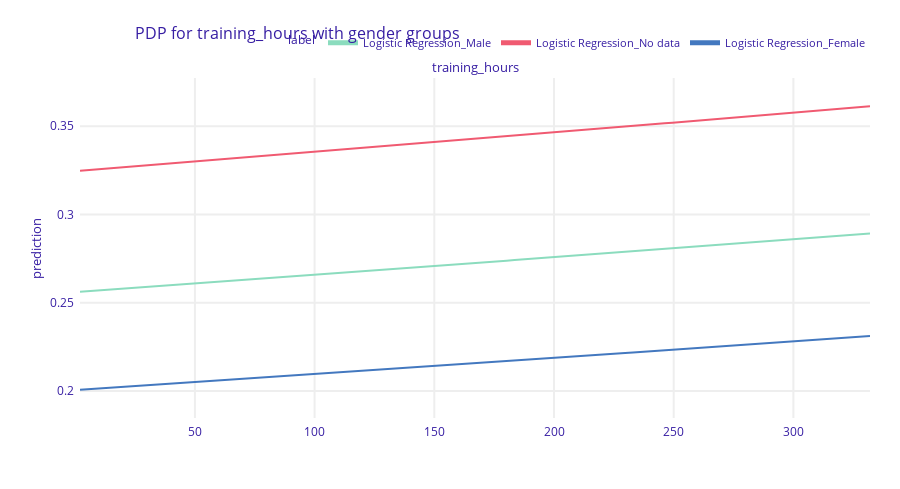

Notebook source saved alongside this figure:
### Code cell
X_train['gender_text'] = X_train['training_hours'].map({'Female': 0, 'Male': 1, 'No data': 2, 'Other': 3})

# Użycie tej kolumny do grupowania
pdp_age_gender = exp.model_profile(variables=['training_hours'], groups='gender')
pdp_age_gender.plot(title="PDP for training_hours with gender groups")

### Figure 1 — Plotly figure (JSON) as saved in the notebook; plotly's stock layout.template omitted (floating-point values rounded to 4 significant figures; data arrays with more than 128 entries replaced by an {"elided": "..."} marker saying what was removed)
{"data": [{"customdata": {"elided": "101x3 mixed values"}, "hovertemplate": "<b>%{hovertext}</b><br><br>prediction=%{y:.3f}<br>mean_prediction=%{customdata[0]:.3f}<extra></extra>", "hovertext": ["Logistic Regression_Male", "Logistic Regression_Male", "Logistic Regression_Male", "Logistic Regression_Male", "Logistic Regression_Male", "Logistic Regression_Male", "Logistic Regression_Male", "Logistic Regression_Male", "Logistic Regression_Male", "Logistic Regression_Male", "Logistic Regression_Male", "Logistic Regression_Male", "Logistic Regression_Male", "Logistic Regression_Male", "Logistic Regression_Male", "Logistic Regression_Male", "Logistic Regression_Male", "Logistic Regression_Male", "Logistic Regression_Male", "Logistic Regression_Male", "Logistic Regression_Male", "Logistic Regression_Male", "Logistic Regression_Male", "Logistic Regression_Male", "Logistic Regression_Male", "Logistic Regression_Male", "Logistic Regression_Male", "Logistic Regression_Male", "Logistic Regression_Male", "Logistic Regression_Male", "Logistic Regression_Male", "Logistic Regression_Male", "Logistic Regression_Male", "Logistic Regression_Male", "Logistic Regression_Male", "Logistic Regression_Male", "Logistic Regression_Male", "Logistic Regression_Male", "Logistic Regression_Male", "Logistic Regression_Male", "Logistic Regression_Male", "Logistic Regression_Male", "Logistic Regression_Male", "Logistic Regression_Male", "Logistic Regression_Male", "Logistic Regression_Male", "Logistic Regression_Male", "Logistic Regression_Male", "Logistic Regression_Male", "Logistic Regression_Male", "Logistic Regression_Male", "Logistic Regression_Male", "Logistic Regression_Male", "Logistic Regression_Male", "Logistic Regression_Male", "Logistic Regression_Male", "Logistic Regression_Male", "Logistic Regression_Male", "Logistic Regression_Male", "Logistic Regression_Male", "Logistic Regression_Male", "Logistic Regression_Male", "Logistic Regression_Male", "Logistic Regression_Male", "Logistic Regression_Male", "Logistic Regression_Male", "Logistic Regression_Male", "Logistic Regression_Male", "Logistic Regression_Male", "Logistic Regression_Male", "Logistic Regression_Male", "Logistic Regression_Male", "Logistic Regression_Male", "Logistic Regression_Male", "Logistic Regression_Male", "Logistic Regression_Male", "Logistic Regression_Male", "Logistic Regression_Male", "Logistic Regression_Male", "Logistic Regression_Male", "Logistic Regression_Male", "Logistic Regression_Male", "Logistic Regression_Male", "Logistic Regression_Male", "Logistic Regression_Male", "Logistic Regression_Male", "Logistic Regression_Male", "Logistic Regression_Male", "Logistic Regression_Male", "Logistic Regression_Male", "Logistic Regression_Male", "Logistic Regression_Male", "Logistic Regression_Male", "Logistic Regression_Male", "Logistic Regression_Male", "Logistic Regression_Male", "Logistic Regression_Male", "Logistic Regression_Male", "Logistic Regression_Male", "Logistic Regression_Male", "Logistic Regression_Male"], "legendgroup": "Logistic Regression_Male", "line": {"color": "#8bdcbe", "dash": "solid", "width": 2}, "marker": {"symbol": "circle"}, "mode": "lines", "name": "Logistic Regression_Male", "opacity": 1, "orientation": "v", "showlegend": true, "type": "scatter", "x": [2, 5.3, 8.6, 11.9, 15.2, 18.5, 21.8, 25.1, 28.4, 31.7, 35, 38.3, 41.6, 44.9, 48.2, 51.5, 54.8, 58.1, 61.4, 64.7, 68, 71.3, 74.6, 77.9, 81.2, 84.5, 87.8, 91.1, 94.4, 97.7, 101, 104.3, 107.6, 110.9, 114.2, 117.5, 120.8, 124.1, 127.4, 130.7, 134, 137.3, 140.6, 143.9, 147.2, 150.5, 153.8, 157.1, 160.4, 163.7, 167, 170.3, 173.6, 176.9, 180.2, 183.5, 186.8, 190.1, 193.4, 196.7, 200, 203.3, 206.6, 209.9, 213.2, 216.5, 219.8, 223.1, 226.4, 229.7, 233, 236.3, 239.6, 242.9, 246.2, 249.5, 252.8, 256.1, 259.4, 262.7, 266, 269.3, 272.6, 275.9, 279.2, 282.5, 285.8, 289.1, 292.4, 295.7, 299, 302.3, 305.6, 308.9, 312.2, 315.5, 318.8, 322.1, 325.4, 328.7, 332], "xaxis": "x", "y": [0.2563, 0.2566, 0.2569, 0.2572, 0.2575, 0.2578, 0.2582, 0.2585, 0.2588, 0.2591, 0.2595, 0.2598, 0.2601, 0.2604, 0.2607, 0.2611, 0.2614, 0.2617, 0.262, 0.2624, 0.2627, 0.263, 0.2633, 0.2636, 0.264, 0.2643, 0.2646, 0.2649, 0.2653, 0.2656, 0.2659, 0.2662, 0.2666, 0.2669, 0.2672, 0.2676, 0.2679, 0.2682, 0.2685, 0.2689, 0.2692, 0.2695, 0.2698, 0.2702, 0.2705, 0.2708, 0.2712, 0.2715, 0.2718, 0.2722, 0.2725, 0.2728, 0.2731, 0.2735, 0.2738, 0.2741, 0.2745, 0.2748, 0.2751, 0.2755, 0.2758, 0.2761, 0.2765, 0.2768, 0.2771, 0.2775, 0.2778, 0.2781, 0.2785, 0.2788, 0.2791, 0.2795, 0.2798, 0.2801, 0.2805, 0.2808, 0.2811, 0.2815, 0.2818, 0.2822, 0.2825, 0.2828, 0.2832, 0.2835, 0.2838, 0.2842, 0.2845, 0.2849, 0.2852, 0.2855, 0.2859, 0.2862, 0.2866, 0.2869, 0.2872, 0.2876, 0.2879, 0.2883, 0.2886, 0.2889, 0.2893], "yaxis": "y"}, {"customdata": {"elided": "101x3 mixed values"}, "hovertemplate": "<b>%{hovertext}</b><br><br>prediction=%{y:.3f}<br>mean_prediction=%{customdata[0]:.3f}<extra></extra>", "hovertext": ["Logistic Regression_No data", "Logistic Regression_No data", "Logistic Regression_No data", "Logistic Regression_No data", "Logistic Regression_No data", "Logistic Regression_No data", "Logistic Regression_No data", "Logistic Regression_No data", "Logistic Regression_No data", "Logistic Regression_No data", "Logistic Regression_No data", "Logistic Regression_No data", "Logistic Regression_No data", "Logistic Regression_No data", "Logistic Regression_No data", "Logistic Regression_No data", "Logistic Regression_No data", "Logistic Regression_No data", "Logistic Regression_No data", "Logistic Regression_No data", "Logistic Regression_No data", "Logistic Regression_No data", "Logistic Regression_No data", "Logistic Regression_No data", "Logistic Regression_No data", "Logistic Regression_No data", "Logistic Regression_No data", "Logistic Regression_No data", "Logistic Regression_No data", "Logistic Regression_No data", "Logistic Regression_No data", "Logistic Regression_No data", "Logistic Regression_No data", "Logistic Regression_No data", "Logistic Regression_No data", "Logistic Regression_No data", "Logistic Regression_No data", "Logistic Regression_No data", "Logistic Regression_No data", "Logistic Regression_No data", "Logistic Regression_No data", "Logistic Regression_No data", "Logistic Regression_No data", "Logistic Regression_No data", "Logistic Regression_No data", "Logistic Regression_No data", "Logistic Regression_No data", "Logistic Regression_No data", "Logistic Regression_No data", "Logistic Regression_No data", "Logistic Regression_No data", "Logistic Regression_No data", "Logistic Regression_No data", "Logistic Regression_No data", "Logistic Regression_No data", "Logistic Regression_No data", "Logistic Regression_No data", "Logistic Regression_No data", "Logistic Regression_No data", "Logistic Regression_No data", "Logistic Regression_No data", "Logistic Regression_No data", "Logistic Regression_No data", "Logistic Regression_No data", "Logistic Regression_No data", "Logistic Regression_No data", "Logistic Regression_No data", "Logistic Regression_No data", "Logistic Regression_No data", "Logistic Regression_No data", "Logistic Regression_No data", "Logistic Regression_No data", "Logistic Regression_No data", "Logistic Regression_No data", "Logistic Regression_No data", "Logistic Regression_No data", "Logistic Regression_No data", "Logistic Regression_No data", "Logistic Regression_No data", "Logistic Regression_No data", "Logistic Regression_No data", "Logistic Regression_No data", "Logistic Regression_No data", "Logistic Regression_No data", "Logistic Regression_No data", "Logistic Regression_No data", "Logistic Regression_No data", "Logistic Regression_No data", "Logistic Regression_No data", "Logistic Regression_No data", "Logistic Regression_No data", "Logistic Regression_No data", "Logistic Regression_No data", "Logistic Regression_No data", "Logistic Regression_No data", "Logistic Regression_No data", "Logistic Regression_No data", "Logistic Regression_No data", "Logistic Regression_No data", "Logistic Regression_No data", "Logistic Regression_No data"], "legendgroup": "Logistic Regression_No data", "line": {"color": "#f05a71", "dash": "solid", "width": 2}, "marker": {"symbol": "circle"}, "mode": "lines", "name": "Logistic Regression_No data", "opacity": 1, "orientation": "v", "showlegend": true, "type": "scatter", "x": [2, 5.3, 8.6, 11.9, 15.2, 18.5, 21.8, 25.1, 28.4, 31.7, 35, 38.3, 41.6, 44.9, 48.2, 51.5, 54.8, 58.1, 61.4, 64.7, 68, 71.3, 74.6, 77.9, 81.2, 84.5, 87.8, 91.1, 94.4, 97.7, 101, 104.3, 107.6, 110.9, 114.2, 117.5, 120.8, 124.1, 127.4, 130.7, 134, 137.3, 140.6, 143.9, 147.2, 150.5, 153.8, 157.1, 160.4, 163.7, 167, 170.3, 173.6, 176.9, 180.2, 183.5, 186.8, 190.1, 193.4, 196.7, 200, 203.3, 206.6, 209.9, 213.2, 216.5, 219.8, 223.1, 226.4, 229.7, 233, 236.3, 239.6, 242.9, 246.2, 249.5, 252.8, 256.1, 259.4, 262.7, 266, 269.3, 272.6, 275.9, 279.2, 282.5, 285.8, 289.1, 292.4, 295.7, 299, 302.3, 305.6, 308.9, 312.2, 315.5, 318.8, 322.1, 325.4, 328.7, 332], "xaxis": "x", "y": [0.3248, 0.3252, 0.3255, 0.3259, 0.3262, 0.3266, 0.327, 0.3273, 0.3277, 0.328, 0.3284, 0.3287, 0.3291, 0.3295, 0.3298, 0.3302, 0.3305, 0.3309, 0.3313, 0.3316, 0.332, 0.3323, 0.3327, 0.3331, 0.3334, 0.3338, 0.3341, 0.3345, 0.3349, 0.3352, 0.3356, 0.3359, 0.3363, 0.3367, 0.337, 0.3374, 0.3378, 0.3381, 0.3385, 0.3388, 0.3392, 0.3396, 0.3399, 0.3403, 0.3407, 0.341, 0.3414, 0.3418, 0.3421, 0.3425, 0.3428, 0.3432, 0.3436, 0.3439, 0.3443, 0.3447, 0.345, 0.3454, 0.3458, 0.3461, 0.3465, 0.3469, 0.3472, 0.3476, 0.348, 0.3483, 0.3487, 0.3491, 0.3494, 0.3498, 0.3502, 0.3505, 0.3509, 0.3513, 0.3516, 0.352, 0.3524, 0.3528, 0.3531, 0.3535, 0.3539, 0.3542, 0.3546, 0.355, 0.3553, 0.3557, 0.3561, 0.3565, 0.3568, 0.3572, 0.3576, 0.3579, 0.3583, 0.3587, 0.3591, 0.3594, 0.3598, 0.3602, 0.3605, 0.3609, 0.3613], "yaxis": "y"}, {"customdata": {"elided": "101x3 mixed values"}, "hovertemplate": "<b>%{hovertext}</b><br><br>prediction=%{y:.3f}<br>mean_prediction=%{customdata[0]:.3f}<extra></extra>", "hovertext": ["Logistic Regression_Female", "Logistic Regression_Female", "Logistic Regression_Female", "Logistic Regression_Female", "Logistic Regression_Female", "Logistic Regression_Female", "Logistic Regression_Female", "Logistic Regression_Female", "Logistic Regression_Female", "Logistic Regression_Female", "Logistic Regression_Female", "Logistic Regression_Female", "Logistic Regression_Female", "Logistic Regression_Female", "Logistic Regression_Female", "Logistic Regression_Female", "Logistic Regression_Female", "Logistic Regression_Female", "Logistic Regression_Female", "Logistic Regression_Female", "Logistic Regression_Female", "Logistic Regression_Female", "Logistic Regression_Female", "Logistic Regression_Female", "Logistic Regression_Female", "Logistic Regression_Female", "Logistic Regression_Female", "Logistic Regression_Female", "Logistic Regression_Female", "Logistic Regression_Female", "Logistic Regression_Female", "Logistic Regression_Female", "Logistic Regression_Female", "Logistic Regression_Female", "Logistic Regression_Female", "Logistic Regression_Female", "Logistic Regression_Female", "Logistic Regression_Female", "Logistic Regression_Female", "Logistic Regression_Female", "Logistic Regression_Female", "Logistic Regression_Female", "Logistic Regression_Female", "Logistic Regression_Female", "Logistic Regression_Female", "Logistic Regression_Female", "Logistic Regression_Female", "Logistic Regression_Female", "Logistic Regression_Female", "Logistic Regression_Female", "Logistic Regression_Female", "Logistic Regression_Female", "Logistic Regression_Female", "Logistic Regression_Female", "Logistic Regression_Female", "Logistic Regression_Female", "Logistic Regression_Female", "Logistic Regression_Female", "Logistic Regression_Female", "Logistic Regression_Female", "Logistic Regression_Female", "Logistic Regression_Female", "Logistic Regression_Female", "Logistic Regression_Female", "Logistic Regression_Female", "Logistic Regression_Female", "Logistic Regression_Female", "Logistic Regression_Female", "Logistic Regression_Female", "Logistic Regression_Female", "Logistic Regression_Female", "Logistic Regression_Female", "Logistic Regression_Female", "Logistic Regression_Female", "Logistic Regression_Female", "Logistic Regression_Female", "Logistic Regression_Female", "Logistic Regression_Female", "Logistic Regression_Female", "Logistic Regression_Female", "Logistic Regression_Female", "Logistic Regression_Female", "Logistic Regression_Female", "Logistic Regression_Female", "Logistic Regression_Female", "Logistic Regression_Female", "Logistic Regression_Female", "Logistic Regression_Female", "Logistic Regression_Female", "Logistic Regression_Female", "Logistic Regression_Female", "Logistic Regression_Female", "Logistic Regression_Female", "Logistic Regression_Female", "Logistic Regression_Female", "Logistic Regression_Female", "Logistic Regression_Female", "Logistic Regression_Female", "Logistic Regression_Female", "Logistic Regression_Female", "Logistic Regression_Female"], "legendgroup": "Logistic Regression_Female", "line": {"color": "#4378bf", "dash": "solid", "width": 2}, "marker": {"symbol": "circle"}, "mode": "lines", "name": "Logistic Regression_Female", "opacity": 1, "orientation": "v", "showlegend": true, "type": "scatter", "x": [2, 5.3, 8.6, 11.9, 15.2, 18.5, 21.8, 25.1, 28.4, 31.7, 35, 38.3, 41.6, 44.9, 48.2, 51.5, 54.8, 58.1, 61.4, 64.7, 68, 71.3, 74.6, 77.9, 81.2, 84.5, 87.8, 91.1, 94.4, 97.7, 101, 104.3, 107.6, 110.9, 114.2, 117.5, 120.8, 124.1, 127.4, 130.7, 134, 137.3, 140.6, 143.9, 147.2, 150.5, 153.8, 157.1, 160.4, 163.7, 167, 170.3, 173.6, 176.9, 180.2, 183.5, 186.8, 190.1, 193.4, 196.7, 200, 203.3, 206.6, 209.9, 213.2, 216.5, 219.8, 223.1, 226.4, 229.7, 233, 236.3, 239.6, 242.9, 246.2, 249.5, 252.8, 256.1, 259.4, 262.7, 266, 269.3, 272.6, 275.9, 279.2, 282.5, 285.8, 289.1, 292.4, 295.7, 299, 302.3, 305.6, 308.9, 312.2, 315.5, 318.8, 322.1, 325.4, 328.7, 332], "xaxis": "x", "y": [0.2007, 0.201, 0.2013, 0.2016, 0.2019, 0.2022, 0.2025, 0.2028, 0.203, 0.2033, 0.2036, 0.2039, 0.2042, 0.2045, 0.2048, 0.2051, 0.2054, 0.2057, 0.206, 0.2063, 0.2066, 0.2069, 0.2072, 0.2075, 0.2078, 0.2081, 0.2084, 0.2087, 0.209, 0.2093, 0.2096, 0.2099, 0.2102, 0.2105, 0.2108, 0.2111, 0.2114, 0.2117, 0.212, 0.2123, 0.2126, 0.2129, 0.2132, 0.2135, 0.2138, 0.2141, 0.2144, 0.2147, 0.215, 0.2153, 0.2156, 0.2159, 0.2162, 0.2165, 0.2168, 0.2171, 0.2174, 0.2177, 0.2181, 0.2184, 0.2187, 0.219, 0.2193, 0.2196, 0.2199, 0.2202, 0.2205, 0.2208, 0.2211, 0.2214, 0.2218, 0.2221, 0.2224, 0.2227, 0.223, 0.2233, 0.2236, 0.2239, 0.2242, 0.2246, 0.2249, 0.2252, 0.2255, 0.2258, 0.2261, 0.2264, 0.2268, 0.2271, 0.2274, 0.2277, 0.228, 0.2283, 0.2286, 0.229, 0.2293, 0.2296, 0.2299, 0.2302, 0.2305, 0.2309, 0.2312], "yaxis": "y"}], "layout": {"annotations": [{"font": {"size": 13}, "showarrow": false, "text": "training_hours", "x": 0.5, "xanchor": "center", "xref": "paper", "y": 1, "yanchor": "bottom", "yref": "paper"}, {"font": {"size": 13}, "showarrow": false, "text": "prediction", "textangle": -90, "x": -0.07, "xref": "paper", "y": 0.5, "yref": "paper"}], "font": {"color": "#371ea3"}, "height": 489, "hovermode": "x unified", "legend": {"font": {"size": 11}, "itemsizing": "constant", "orientation": "h", "title": {"font": {"size": 12}, "text": "label"}, "tracegroupgap": 0, "x": 1, "xanchor": "right", "y": 1.061, "yanchor": "bottom"}, "margin": {"b": 71, "r": 30, "t": 78}, "title": {"font": {"size": 16}, "text": "PDP for training_hours with gender groups", "x": 0.15}, "xaxis": {"anchor": "y", "automargin": true, "domain": [0, 1], "fixedrange": true, "gridwidth": 2, "showticklabels": true, "tickcolor": "white", "ticklen": 3, "ticks": "outside", "title": {"text": ""}, "type": "linear", "zeroline": false}, "yaxis": {"anchor": "x", "automargin": true, "domain": [0, 1], "fixedrange": true, "gridwidth": 2, "range": [0.1847, 0.3773], "tickcolor": "white", "ticklen": 3, "ticks": "outside", "title": {"text": ""}, "type": "linear", "zeroline": false}}}
